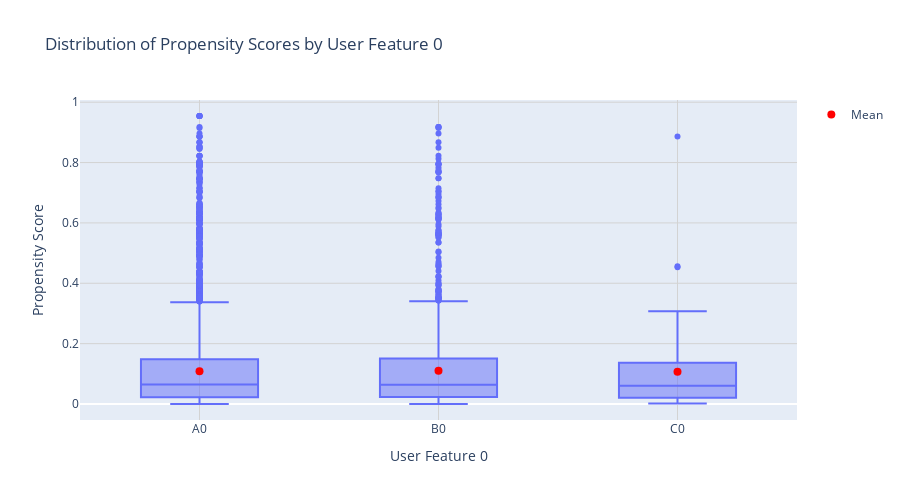
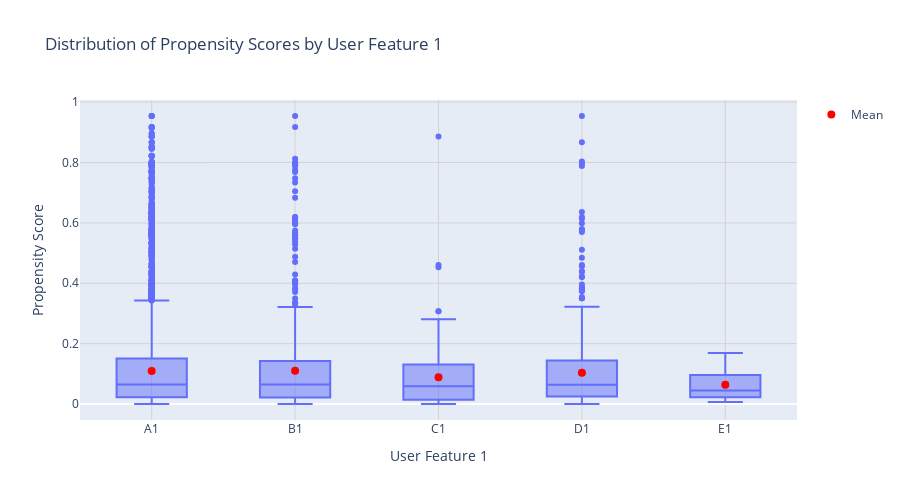

The code cell stored with these charts, in order, in its notebook:
### Markdown cell above
### Propensity Score Distribution by User Features

Loop through all user features to analyze propensity score distributions across each feature's values.

### Code cell
# Loop through all user features and create visualizations
for i in range(4):  # user_feature_0 through user_feature_3
    feature_name = f'user_feature_{i}'
    
    print(f"\n{'='*70}")
    print(f"Processing: {feature_name}")
    print(f"{'='*70}\n")
    
    # Process data and calculate statistics
    plot_df, stats_by_feature, summary_by_feature = calculate_distribution_stats(
        df=log_df_readable,
        value_col='propensity_score',
        groupby_col=feature_name,
        groupby_col_as_string=False  # Already a string/categorical
    )
    
    # Create the boxplot visualization
    fig = plot_boxplot_with_stats(
        plot_df=plot_df,
        stats_df=stats_by_feature,
        value_col='propensity_score',
        groupby_col_str=feature_name,
        title=f'Distribution of Propensity Scores by User Feature {i}',
        xlabel=f'User Feature {i}',
        ylabel='Propensity Score',
        height=500,
        show_mean_overlay=True
    )
    
    fig.show()
    
    # Print summary statistics
    print(f"\nPropensity Score Statistics by User Feature {i}:")
    print("="*60)
    display(summary_by_feature)
    print("\n")

### Figure 1 — Plotly figure (JSON) as saved in the notebook; plotly's stock layout.template omitted (floating-point values rounded to 4 significant figures; data arrays with more than 128 entries replaced by an {"elided": "..."} marker saying what was removed)
{"data": [{"alignmentgroup": "True", "hovertemplate": "<b>User Feature 0: %{x}</b><br>Propensity Score: %{y:.4f}<br><extra></extra>", "legendgroup": "", "marker": {"color": "#636efa"}, "name": "", "notched": false, "offsetgroup": "", "orientation": "v", "showlegend": false, "type": "box", "x": {"elided": "10000 str values"}, "x0": " ", "xaxis": "x", "y": {"elided": "10000 float values"}, "y0": " ", "yaxis": "y"}, {"customdata": [[0.02235, 0.0646, 0.1486, 0.7041], [0.02332, 0.06381, 0.1505, 0.7675], [0.02204, 0.06044, 0.1368, 0.5939]], "hovertemplate": "<b>User Feature 0: %{x}</b><br>Mean: %{y:.4f}<br>p25: %{customdata[0]:.4f}<br>p50: %{customdata[1]:.4f}<br>p75: %{customdata[2]:.4f}<br>p99: %{customdata[3]:.4f}<br><extra></extra>", "marker": {"color": "red", "size": 8, "symbol": "circle"}, "mode": "markers", "name": "Mean", "type": "scatter", "x": ["A0", "B0", "C0"], "y": [0.1086, 0.1102, 0.107]}], "layout": {"boxmode": "group", "height": 500, "hovermode": "closest", "legend": {"tracegroupgap": 0}, "showlegend": true, "title": {"text": "Distribution of Propensity Scores by User Feature 0"}, "xaxis": {"anchor": "y", "categoryorder": "category ascending", "domain": [0, 1], "gridcolor": "lightgray", "gridwidth": 1, "showgrid": true, "title": {"text": "User Feature 0"}, "type": "category"}, "yaxis": {"anchor": "x", "domain": [0, 1], "gridcolor": "lightgray", "gridwidth": 1, "showgrid": true, "title": {"text": "Propensity Score"}}}}

### Figure 2 — Plotly figure (JSON) as saved in the notebook; plotly's stock layout.template omitted (floating-point values rounded to 4 significant figures; data arrays with more than 128 entries replaced by an {"elided": "..."} marker saying what was removed)
{"data": [{"alignmentgroup": "True", "hovertemplate": "<b>User Feature 1: %{x}</b><br>Propensity Score: %{y:.4f}<br><extra></extra>", "legendgroup": "", "marker": {"color": "#636efa"}, "name": "", "notched": false, "offsetgroup": "", "orientation": "v", "showlegend": false, "type": "box", "x": {"elided": "10000 str values"}, "x0": " ", "xaxis": "x", "y": {"elided": "10000 float values"}, "y0": " ", "yaxis": "y"}, {"customdata": [[0.02244, 0.06476, 0.1506, 0.7146], [0.02196, 0.06442, 0.1428, 0.7578], [0.01433, 0.05882, 0.1305, 0.4578], [0.0249, 0.06377, 0.1438, 0.6153], [0.02788, 0.04473, 0.07165, 0.1652]], "hovertemplate": "<b>User Feature 1: %{x}</b><br>Mean: %{y:.4f}<br>p25: %{customdata[0]:.4f}<br>p50: %{customdata[1]:.4f}<br>p75: %{customdata[2]:.4f}<br>p99: %{customdata[3]:.4f}<br><extra></extra>", "marker": {"color": "red", "size": 8, "symbol": "circle"}, "mode": "markers", "name": "Mean", "type": "scatter", "x": ["A1", "B1", "C1", "D1", "E1"], "y": [0.1095, 0.1099, 0.08904, 0.1039, 0.06404]}], "layout": {"boxmode": "group", "height": 500, "hovermode": "closest", "legend": {"tracegroupgap": 0}, "showlegend": true, "title": {"text": "Distribution of Propensity Scores by User Feature 1"}, "xaxis": {"anchor": "y", "categoryorder": "category ascending", "domain": [0, 1], "gridcolor": "lightgray", "gridwidth": 1, "showgrid": true, "title": {"text": "User Feature 1"}, "type": "category"}, "yaxis": {"anchor": "x", "domain": [0, 1], "gridcolor": "lightgray", "gridwidth": 1, "showgrid": true, "title": {"text": "Propensity Score"}}}}
